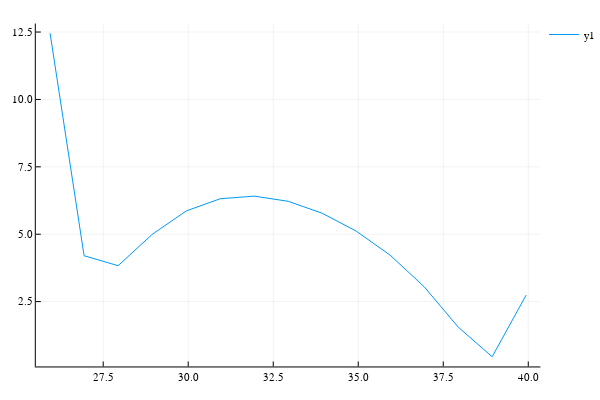

Notebook cell for this chart:
### Code cell
#Estimate full state trajectory

function lsobj2(z,t_samp,dt,xinterp,xhub,yhist)
    
    Qinv = 1e-3*eye(6);
    
    N = length(yhist);
    
    Nstages = 8;
    dts = dt/Nstages;
    
    xtraj = reshape(z[:],6,N);
    
    J = (yhist[1] - observation(xtraj[:,1], xhub[:,1])).^2;
    
    xd1 = xtraj[:,1];
    xd2 = xtraj[:,1];
    xd3 = xtraj[:,1];
    xd4 = xtraj[:,1];
    for k = 1:(length(t_samp)-1)
        
        xstage = xtraj[:,k];
        tstage = t_samp[k]
        for j = 1:Nstages
            dynamics(xd1,xstage,xinterp,tstage);
            dynamics(xd2,xstage+0.5*dts*xd1,xinterp,tstage+0.5*dts);
            dynamics(xd3,xstage+0.5*dts*xd2,xinterp,tstage+0.5*dts);
            dynamics(xd4,xstage+dts*xd3,xinterp,tstage+dts);
        
            xstage += (dts/6)*(xd1 + 2*xd2 + 2*xd3 + xd4);
            tstage += dts;
        end
        xp = xstage;
        
        J += (xp-xtraj[:,k+1])'*Qinv*(xp-xtraj[:,k+1]) + (yhist[k+1]-observation(xtraj[:,k+1], xhub[:,k+1])).^2;
        
    end
    
    return J;
end

f(x) = lsobj2(x, t_samp, dt, xinterp, hub_soln, yhist);
od = OnceDifferentiable(f, xnode[:]; autodiff = :forward);
tic()
fitresult = optimize(od, xnode[:]+0.01*randn(Nx*N), LBFGS())
toc()

e = zeros(length(t_samp));
xfit = reshape(Optim.minimizer(fitresult),6,length(t_samp));
for k = 1:length(t_samp)
    e[k] = 1000*norm(xfit[1:3,k] - xnode[1:3,k]);
end

plot(t_samp,e)

### Figure 1 — Plotly figure (JSON) as saved in the notebook; plotly's stock layout.template omitted (floating-point values rounded to 4 significant figures)
{"data": [{"colorbar": {"title": ""}, "hoverinfo": "text", "legendgroup": "y1", "line": {"color": "rgba(0, 154, 250, 1.000)", "dash": "solid", "shape": "linear", "width": 1}, "mode": "lines", "name": "y1", "showlegend": true, "text": [null, null, null, null, null, null, null, null, null, null, null, null, null, null, null], "type": "scatter", "x": [25.94, 26.94, 27.94, 28.94, 29.94, 30.94, 31.94, 32.94, 33.94, 34.94, 35.94, 36.94, 37.94, 38.94, 39.94], "xaxis": "x1", "y": [12.46, 4.202, 3.833, 4.993, 5.862, 6.315, 6.413, 6.222, 5.779, 5.117, 4.223, 3.053, 1.558, 0.4546, 2.742], "yaxis": "y1"}], "layout": {"annotations": [], "height": 400, "legend": {"bgcolor": "rgba(255, 255, 255, 1.000)", "bordercolor": "rgba(0, 0, 0, 1.000)", "font": {"color": "rgba(0, 0, 0, 1.000)", "family": "sans-serif", "size": 11}, "tracegroupgap": 0, "x": 1, "y": 1}, "margin": {"b": 20, "l": 0, "r": 0, "t": 20}, "paper_bgcolor": "rgba(255, 255, 255, 1.000)", "plot_bgcolor": "rgba(255, 255, 255, 1.000)", "showlegend": true, "width": 600, "xaxis": {"anchor": "y1", "domain": [0.06582, 0.9934], "gridcolor": "rgba(0, 0, 0, 0.100)", "gridwidth": 0.5, "linecolor": "rgba(0, 0, 0, 1.000)", "mirror": false, "range": [25.52, 40.36], "showgrid": true, "showline": true, "showticklabels": true, "tickangle": 0, "tickcolor": "rgb(0, 0, 0)", "tickfont": {"color": "rgba(0, 0, 0, 1.000)", "family": "sans-serif", "size": 11}, "tickmode": "array", "ticks": "inside", "ticktext": ["27.5", "30.0", "32.5", "35.0", "37.5", "40.0"], "tickvals": [27.5, 30, 32.5, 35, 37.5, 40], "title": "", "titlefont": {"color": "rgba(0, 0, 0, 1.000)", "family": "sans-serif", "size": 15}, "type": "-", "visible": true, "zeroline": false, "zerolinecolor": "rgba(0, 0, 0, 1.000)"}, "yaxis": {"anchor": "x1", "domain": [0.03762, 0.9902], "gridcolor": "rgba(0, 0, 0, 0.100)", "gridwidth": 0.5, "linecolor": "rgba(0, 0, 0, 1.000)", "mirror": false, "range": [0.09459, 12.82], "showgrid": true, "showline": true, "showticklabels": true, "tickangle": 0, "tickcolor": "rgb(0, 0, 0)", "tickfont": {"color": "rgba(0, 0, 0, 1.000)", "family": "sans-serif", "size": 11}, "tickmode": "array", "ticks": "inside", "ticktext": ["2.5", "5.0", "7.5", "10.0", "12.5"], "tickvals": [2.5, 5, 7.5, 10, 12.5], "title": "", "titlefont": {"color": "rgba(0, 0, 0, 1.000)", "family": "sans-serif", "size": 15}, "type": "-", "visible": true, "zeroline": false, "zerolinecolor": "rgba(0, 0, 0, 1.000)"}}}
